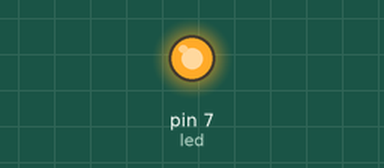
Bench run of a sketch on a simulated Arduino Uno, built with avr-gcc and run on an emulated ATmega328P. On the bench: output pins drawn as LEDs (lit = HIGH).

Above: at 1.0 s.
At 3.0 s:
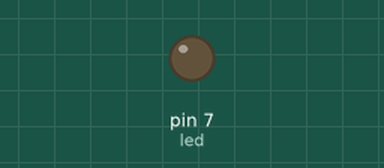
Timing chart, 0 to 5.2 s (numbered marks = the images above):
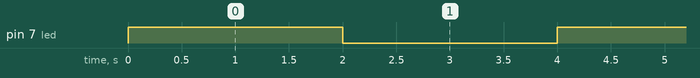

The sketch:

sketch_jul20a.ino
```cpp
int led = 7;

void setup() {
  // put your setup code here, to run once:
  pinMode(led, OUTPUT);
}

void loop() {
  digitalWrite(led, HIGH);
  delay(2000);
  digitalWrite(led, LOW);
  delay(2000);
  // put your main code here, to run repeatedly:

}
```

Measured:
- by itself, pin 7 (led): alternates HIGH for 2.0 s and LOW for 2.0 s
